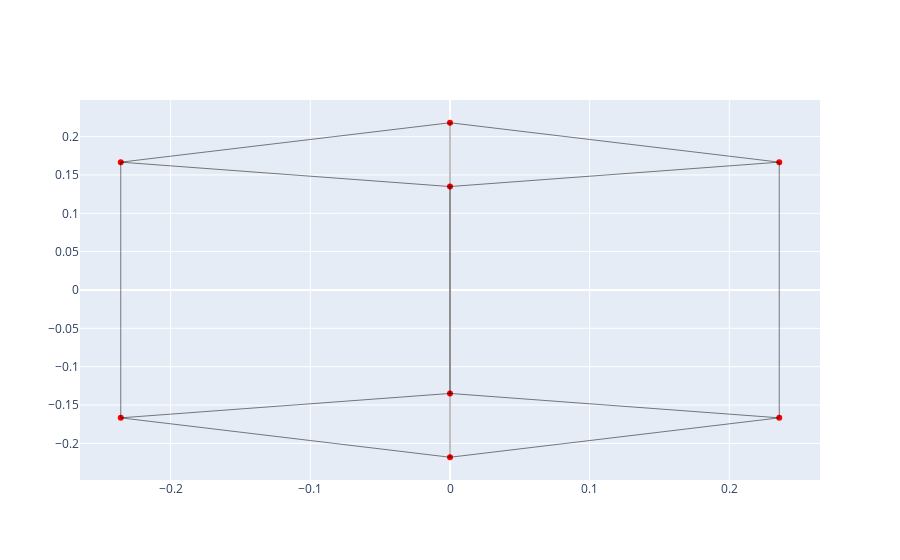

Notebook code cell kept with this figure:
### Code cell
fig = go.Figure()

# Extrinsics are trivial in this case
R = np.eye(3)
t = np.zeros(3)

# Perform projection
nimp = do_projection_onto_norm_img_plane(vertices, extrinsics=(R,t))

fig.add_trace(go.Scatter(
    x=list(nimp[:,0]),
    y=list(nimp[:,1]),
    mode='markers',
    marker=dict(color='red'),
    showlegend=False,
))
for (v1_idx, v2_idx) in edges:
    v1, v2 = nimp[v1_idx, :], nimp[v2_idx, :]
    fig.add_trace(
        go.Scatter(
            x=[v1[0], v2[0]],
            y=[v1[1], v2[1]],
            mode='lines',
            line=dict(color='black', width=0.5),
            showlegend=False,
        )
    )


fig.show()

### Figure 1 — Plotly figure (JSON) as saved in the notebook; plotly's stock layout.template omitted (floating-point values rounded to 4 significant figures)
{"data": [{"marker": {"color": "red"}, "mode": "markers", "showlegend": false, "type": "scatter", "x": [-0.2357, 0, 0, -0.2357, 0, 0.2357, 0.2357, 0], "y": [-0.1667, -0.2181, 0.2181, 0.1667, -0.1349, -0.1667, 0.1667, 0.1349]}, {"line": {"color": "black", "width": 0.5}, "mode": "lines", "showlegend": false, "type": "scatter", "x": [-0.2357, 0], "y": [-0.1667, -0.2181]}, {"line": {"color": "black", "width": 0.5}, "mode": "lines", "showlegend": false, "type": "scatter", "x": [0, 0], "y": [-0.2181, 0.2181]}, {"line": {"color": "black", "width": 0.5}, "mode": "lines", "showlegend": false, "type": "scatter", "x": [0, -0.2357], "y": [0.2181, 0.1667]}, {"line": {"color": "black", "width": 0.5}, "mode": "lines", "showlegend": false, "type": "scatter", "x": [-0.2357, -0.2357], "y": [0.1667, -0.1667]}, {"line": {"color": "black", "width": 0.5}, "mode": "lines", "showlegend": false, "type": "scatter", "x": [0, 0.2357], "y": [-0.1349, -0.1667]}, {"line": {"color": "black", "width": 0.5}, "mode": "lines", "showlegend": false, "type": "scatter", "x": [0.2357, 0.2357], "y": [-0.1667, 0.1667]}, {"line": {"color": "black", "width": 0.5}, "mode": "lines", "showlegend": false, "type": "scatter", "x": [0.2357, 0], "y": [0.1667, 0.1349]}, {"line": {"color": "black", "width": 0.5}, "mode": "lines", "showlegend": false, "type": "scatter", "x": [0, 0], "y": [0.1349, -0.1349]}, {"line": {"color": "black", "width": 0.5}, "mode": "lines", "showlegend": false, "type": "scatter", "x": [-0.2357, 0], "y": [-0.1667, -0.1349]}, {"line": {"color": "black", "width": 0.5}, "mode": "lines", "showlegend": false, "type": "scatter", "x": [0, 0.2357], "y": [-0.2181, -0.1667]}, {"line": {"color": "black", "width": 0.5}, "mode": "lines", "showlegend": false, "type": "scatter", "x": [0, 0.2357], "y": [0.2181, 0.1667]}, {"line": {"color": "black", "width": 0.5}, "mode": "lines", "showlegend": false, "type": "scatter", "x": [-0.2357, 0], "y": [0.1667, 0.1349]}], "layout": {}}
